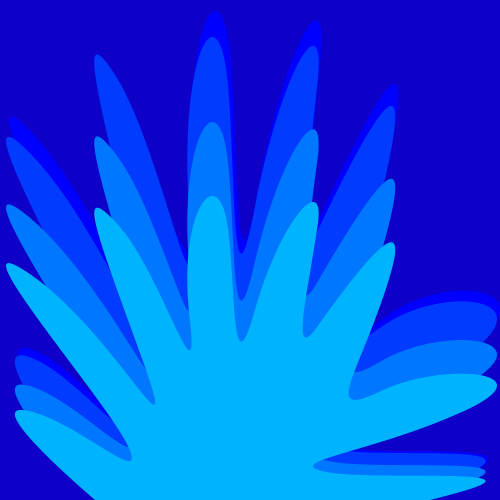
Frame 1 (no input)
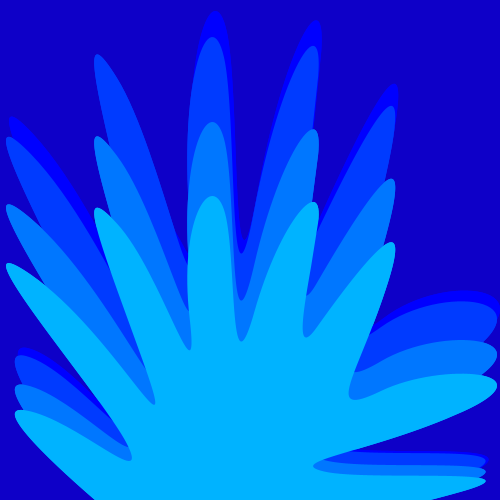
Frame 2 (the mouse pressed at the canvas centre, redrawn once)

The Processing sketch that drew these frames (run headless with seeded random() and noise(); the mouse was pressed at the canvas centre and the sketch redrawn once):

// Processing sketch: processing_11346
// ── processing_11346.pde

void setup(){
  size(500, 500);
  colorMode(HSB);
  background(173, 255, 200);
  smooth();
  noStroke();
  noLoop();
}

void draw(){
  drawSpray1();
  drawSpray2();
  drawSpray3();
  drawSpray4();
  
  save("0182082.png");
}


void drawSpray1(){
  fill(170, 255, 255);
  beginShape();
  vertex(110.38858, 506.01782);
  bezierVertex(110.38858, 506.01782, -20.490234, 334.65768, 28.988342, 348.40875);
  bezierVertex(78.46695, 362.15988, 154.28085, 478.5156, 130.33963, 402.3555);
  bezierVertex(106.39841, 326.19537, -50.815796, 42.710648, 33.77661, 134.7374);
  bezierVertex(118.36899, 226.7642, 187.79858, 454.18665, 145.50241, 269.07535);
  bezierVertex(164.65536, 130.50629, 203.75943, 353.6977, 192.58685, 202.43529);
  bezierVertex(181.41425, 51.172886, 213.3359, -30.276066, 226.90259, 32.13289);
  bezierVertex(240.4693, 94.54181, 230.89282, 341.00427, 257.2282, 193.97305);
  bezierVertex(283.56354, 46.94181, 327.45584, -27.102749, 321.07147, 53.288452);
  bezierVertex(314.6872, 133.67964, 290.7459, 281.76868, 319.4754, 218.30197);
  bezierVertex(348.2049, 154.83525, 420.82666, -2.7738342, 391.29913, 145.31526);
  bezierVertex(361.7716, 293.40427, 322.66754, 364.2755, 384.11676, 317.73322);
  bezierVertex(445.56595, 271.19092, 556.4937, 285.9998, 465.51697, 350.52435);
  bezierVertex(374.54028, 415.04886, 283.56354, 428.80002, 327.45584, 444.66666);
  bezierVertex(371.34808, 460.53333, 554.0996, 436.20435, 463.92087, 476.40005);
  bezierVertex(373.74225, 516.5956, 328.25385, 519.7689, 324.26364, 524.0001);
  endShape();
}


void drawSpray2(){
  fill(160, 255, 355);
  beginShape();
  vertex(107.38858, 505.0);
  bezierVertex(107.38858, 505.0, -23.490234, 343.0, 25.988342, 356.0);
  bezierVertex(75.46695, 369.0, 151.28085, 479.0, 127.33963, 407.0);
  bezierVertex(103.39841, 335.0, -53.815796, 67.0, 30.776611, 154.0);
  bezierVertex(115.36899, 241.0, 184.79858, 456.0, 142.50241, 281.0);
  bezierVertex(100.20621, 106.0, 72.27475, 6.0, 116.96506, 78.0);
  bezierVertex(161.65536, 150.0, 200.75943, 361.0, 189.58685, 218.0);
  bezierVertex(178.41425, 75.0, 210.3359, -2.0, 223.90259, 57.0);
  bezierVertex(237.4693, 116.0, 227.89282, 349.0, 254.2282, 210.0);
  bezierVertex(280.56354, 71.0, 324.45584, 1.0, 318.07147, 77.0);
  bezierVertex(311.6872, 153.0, 287.7459, 293.0, 316.4754, 233.0);
  bezierVertex(345.2049, 173.0, 417.82666, 24.0, 388.29913, 164.0);
  bezierVertex(358.7716, 304.0, 319.66754, 371.0, 381.11676, 327.0);
  bezierVertex(442.56595, 283.0, 553.4937, 297.0, 462.51697, 358.0);
  bezierVertex(371.54028, 419.0, 280.56354, 432.0, 324.45584, 447.0);
  bezierVertex(368.34808, 462.0, 551.0996, 439.0, 460.92087, 477.0);
  bezierVertex(370.74225, 515.0, 325.25385, 518.0, 321.26364, 522.0);
  endShape();
}

void drawSpray3(){
  fill(150, 255, 255);
  beginShape();
  vertex(107.38858, 507.97873);
  bezierVertex(107.38858, 507.97873, -23.490234, 374.3646, 25.988342, 385.08673);
  bezierVertex(75.46695, 395.80884, 151.28085, 486.5345, 127.33963, 427.15042);
  bezierVertex(103.39841, 367.76636, -53.815796, 146.72568, 30.776611, 218.48141);
  bezierVertex(115.36899, 290.23718, 184.79858, 467.56458, 142.50241, 323.22833);
  bezierVertex(100.20621, 178.89206, 72.27475, 96.414185, 116.96506, 155.79825);
  bezierVertex(161.65536, 215.18231, 200.75943, 389.21063, 189.58685, 271.26727);
  bezierVertex(178.41425, 153.32391, 210.3359, 89.81595, 223.90259, 138.4779);
  bezierVertex(237.4693, 187.13983, 227.89282, 379.31326, 254.2282, 264.66904);
  bezierVertex(280.56354, 150.02481, 324.45584, 92.29028, 318.07147, 154.97348);
  bezierVertex(311.6872, 217.65665, 287.7459, 333.12567, 316.4754, 283.63895);
  bezierVertex(345.2049, 234.15222, 417.82666, 111.26019, 388.29913, 226.72922);
  bezierVertex(358.7716, 342.19824, 319.66754, 397.4584, 381.11676, 361.16815);
  bezierVertex(442.56595, 324.87787, 553.4937, 336.42477, 462.51697, 386.73627);
  bezierVertex(371.54028, 437.0478, 280.56354, 447.7699, 324.45584, 460.14157);
  bezierVertex(368.34808, 472.51324, 551.0996, 453.54333, 460.92087, 484.88495);
  bezierVertex(370.74225, 516.2265, 325.25385, 518.70087, 321.26364, 522.0);
  endShape();
}


void drawSpray4(){
  fill(140, 255, 255);
  beginShape();
  vertex(107.38858, 510.57263);
  bezierVertex(107.38858, 510.57263, -23.490234, 401.67712, 25.988342, 410.41565);
  bezierVertex(75.46695, 419.15417, 151.28085, 493.09558, 127.33963, 444.69757);
  bezierVertex(103.39841, 396.29956, -53.815796, 216.1514, 30.776611, 274.63232);
  bezierVertex(115.36899, 333.11328, 184.79858, 477.6351, 142.50241, 360.00107);
  bezierVertex(100.20621, 242.367, 72.27475, 175.14755, 116.96506, 223.54556);
  bezierVertex(161.65536, 271.94354, 200.75943, 413.77664, 189.58685, 317.6528);
  bezierVertex(178.41425, 221.52896, 210.3359, 169.76999, 223.90259, 209.42947);
  bezierVertex(237.4693, 249.08893, 227.89282, 405.7103, 254.2282, 312.27524);
  bezierVertex(280.56354, 218.84021, 324.45584, 171.78656, 318.07147, 222.87335);
  bezierVertex(311.6872, 273.96014, 287.7459, 368.06738, 316.4754, 327.73572);
  bezierVertex(345.2049, 287.40405, 417.82666, 187.24704, 388.29913, 281.3543);
  bezierVertex(358.7716, 375.46155, 319.66754, 420.4986, 381.11676, 390.92203);
  bezierVertex(442.56595, 361.34546, 553.4937, 370.75616, 462.51697, 411.76004);
  bezierVertex(371.54028, 452.76392, 280.56354, 461.50244, 324.45584, 471.58536);
  bezierVertex(368.34808, 481.66827, 551.0996, 466.2078, 460.92087, 491.75122);
  bezierVertex(370.74225, 517.29456, 325.25385, 519.31116, 321.26364, 522.0);
  endShape();
}
